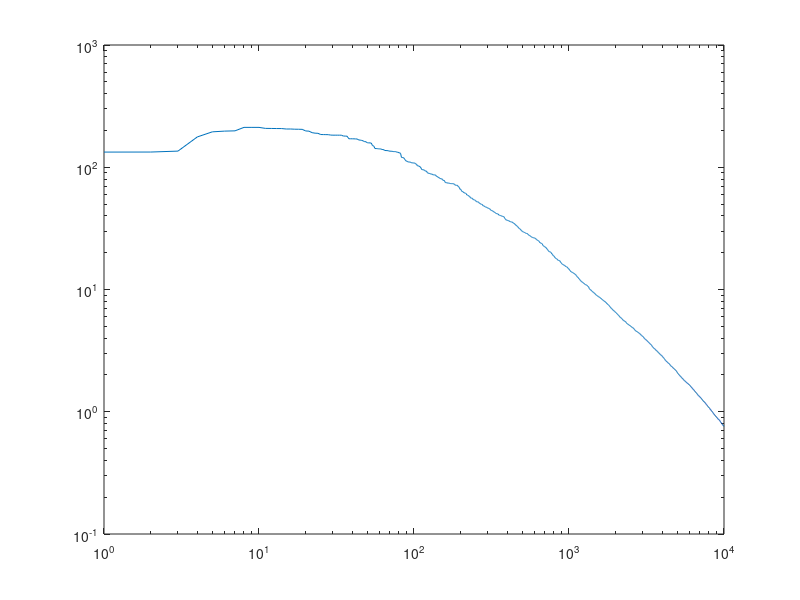

The MATLAB source for this figure: (Note: this script raises an error after producing the figure.)
% regular regression
clear all
close all

m=550;
d=100;
B=randn(m,d);
b=randn(m,1);

v=svd(B);
c_theta=v(end)^2;
%min_w (0.5)*norm(Aw-b,2)^2


max_so_far=0;
for i=1:m
    normNow=norm(B(i,:),2);
   if(normNow>max_so_far)
       max_so_far=normNow;
   end
end
A_2 = max_so_far;

D=10;
w_opt = B\b;

w_0=randn(d,1);
eps_0 = (1/(2*m))*norm(B*w_0 - b,2)^2;

%% Stochastic Approximation
tic
T=1e4;
w=w_0;
A=1e-1;
d=0.7;
for k=1:T
   j=randsample(m,1);
   g = B(j,:)'*(B(j,:)*w - b(j));
   alpha = (2*k+1)/(2*c_theta*(k+1)^2);
   alpha = A*k^(-d);
   w = w-alpha*g; 
   f(k)=(1/(2*m))*norm(B*w-b,2)^2;
   dsquare(k) = norm(w-w_opt,2)^2;
end
toc
%%
plot(f)
loglog(1:T,f)

%%
plot(dsquare)
loglog(1:T,dsquare)

%% ASSG_r
theta=0.5;
eps=1e0;
eps_0 = (1/(2*m))*norm(B*w_0 - b,2)^2;
K=log2(eps_0/eps);
c=(1/c_theta)^theta;
lambda_1= eps^(2*(1-theta))/(2*c^2*eps_0);
G= D*A_2+norm(b,2);
t_0=136*G^2;
delta_tilde = 1/(2*exp(1)*K);
t=136*G^2*(1+log(4*log(t_0/delta_tilde))+log(t_0));

[w,err] = ASSG_r(K,t,eps_0,eps,theta,c_theta,lambda_1,B,b,w_0);

%%
x=1.1:.01:10;

plot(x,x./log(x))

%%
beta=1:0.1:10;
F=sqrt(2*beta).*log(2*beta);
plot(beta,F);


